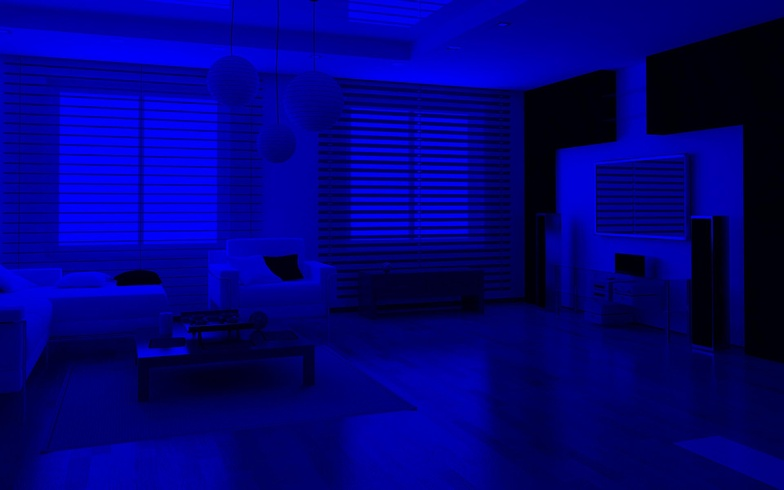
#> input picture src/interior2_blue.jpg, 784 x 490 px, shrunk from 1920 x 1200 before the run, given in place of interior3.jpg, which was not available
$ python im_noise2.py
#> lines starting #> are read from the running program, lines starting #| are printed output that depends on the picture; pictures that were not available may be replaced by others from this repository, and a replacement may not be noted
#> further down, im is the input picture: shape (490, 784, 3); mean R, G, B 0.9, 0.7, 124.8
import numpy as np
from skimage.io import imsave, imread
from skimage import color
from PIL import Image
import matplotlib.pyplot as plt
import math

class Utils:
    def save(self, im: np.ndarray, filename = "save.jpg"):
        """Save image"""
        imsave(filename, im)

    def save_rgb(self, r, g, b, filename_r = "red.jpg", filename_g = "green.jpg", filename_b = "blue.jpg"):
        """Save r, g, b channels seperetly"""
        self.save(self.make(r, "red"), filename_r)
        self.save(self.make(g, "green"), filename_g)
        self.save(self.make(b, "blue"), filename_b)

    def make(self, l: np.ndarray, color: str):
        """Make a red, green, or blue only image"""
        new = np.zeros((l.shape[0], l.shape[1], 3))
        if color == "red":
            new[:, :, 0] = l
            return new
        elif color == "green":
            new[:, :, 1] = l
            return new
        elif color == "blue":
            new[:, :, 2] = l
            return new
        else:
            raise ValueError("expected a valid color as input")

    def split_rgb(self, im: np.ndarray):
        """Split an rgb"""
        return im[:, :, 0], im[:, :, 1], im[:, :, 2]

    # [7 lines left out: function combine_rgb, not called in this run]

    def generate_histogram(self, im: np.ndarray):
        """Generate a histogram"""
        return im.flatten()

    # [11 lines left out: functions plot_histogram, histogram_distance, not called in this run]

class ImageNoise:

    # [93 lines left out: functions __alpha_filter, __median_filter, __weighted_median_filter, __multi_stage_filter, __contains, __max_min_filter, not called in this run]

    def gen_gaussian(self, im: np.ndarray, mean = 10, varience = 0.8): # multicolor images
#> called with mean = 300, varience = 30
        util = Utils()
        noise = np.random.normal(mean, varience, size=(im.shape[0], im.shape[1]))

        r, g, b = util.split_rgb(im)
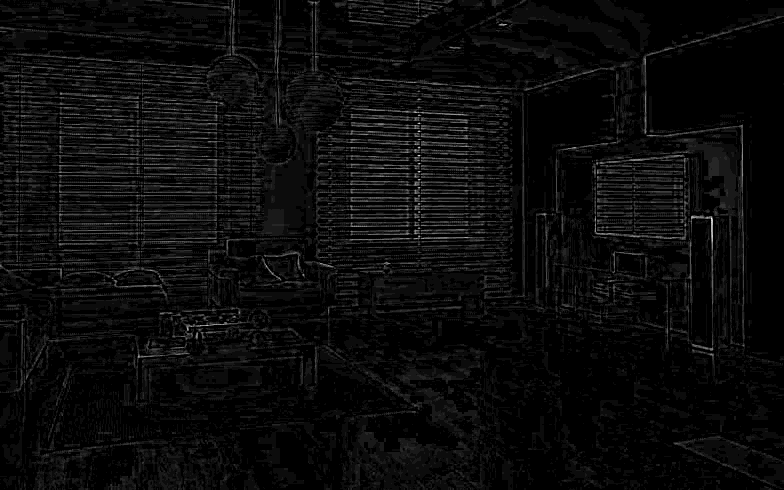
#> r: shape (490, 784); min 0, max 20, mean 0.886; drawn with min black and max white
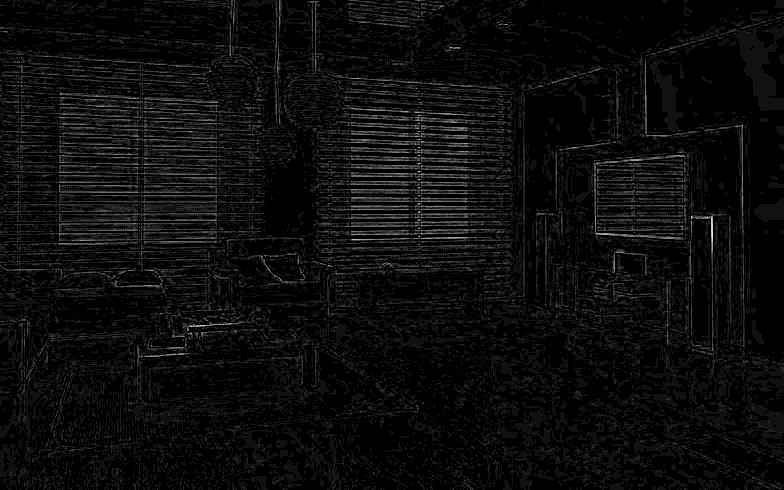
#> g: shape (490, 784); min 0, max 15, mean 0.71; drawn with min black and max white
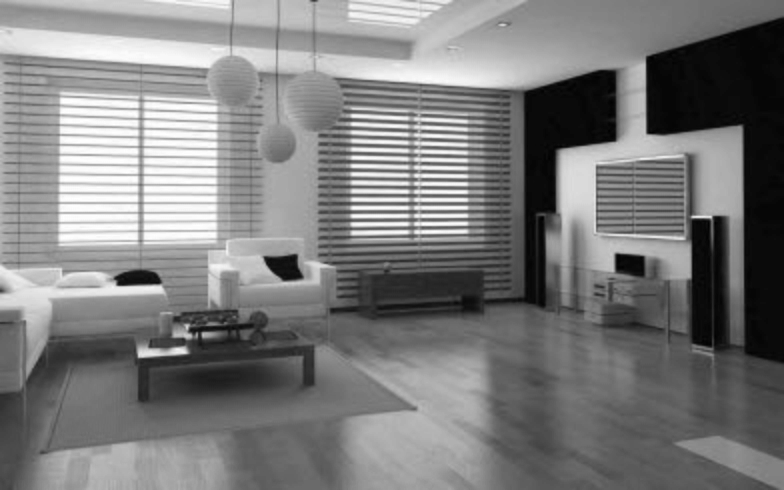
#> b: shape (490, 784); min 0, max 255, mean 124.8
        util.save_rgb(r, g, b, "interior3_red.jpg", "interior3_green.jpg", "interior3_blue.jpg")
#> in make, `new[:, :, 0] = l`:
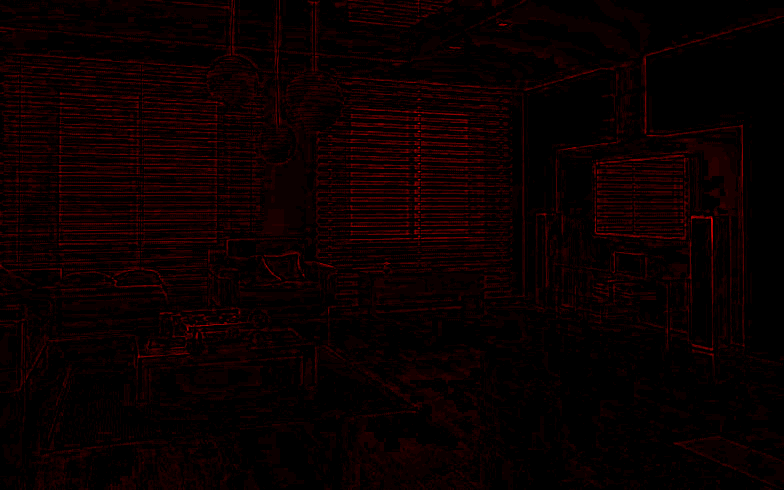
#> new: shape (490, 784, 3) float64; mean of channels 0, 1, 2 0.886, 0, 0; drawn with min black and max white

        r = r.astype(np.float64)
        g = g.astype(np.float64)
        b = b.astype(np.float64)
        r += noise
        g += noise
        b += noise
        util.save_rgb(r, g, b, "interior3_red_noise.jpg", "interior3_green_noise.jpg", "interior3_blue_noise.jpg")

        result = util.combine_rgb(r, g, b)
        util.save(result, "interior3_noise.jpg")
        return result

    # [116 lines left out: functions gen_salt_and_pepper, median_filter, min_filter, max_filter, alpha_trimmed_mean_filter, multi_stage_median_filter and 2 more, not called in this run]


imi = ImageNoise()
util = Utils()
im = imread("images/interior3.jpg")
#> (the run stopped early here; a loop or call above may not have finished)
